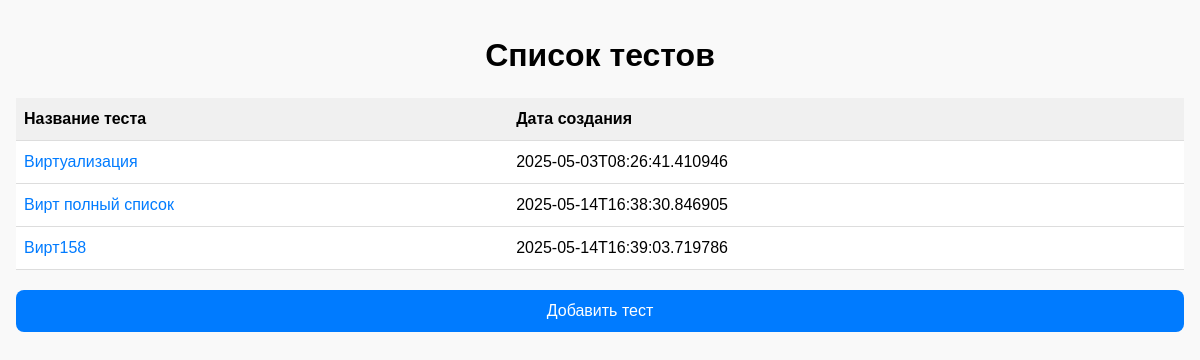
Before: / with the older database file.
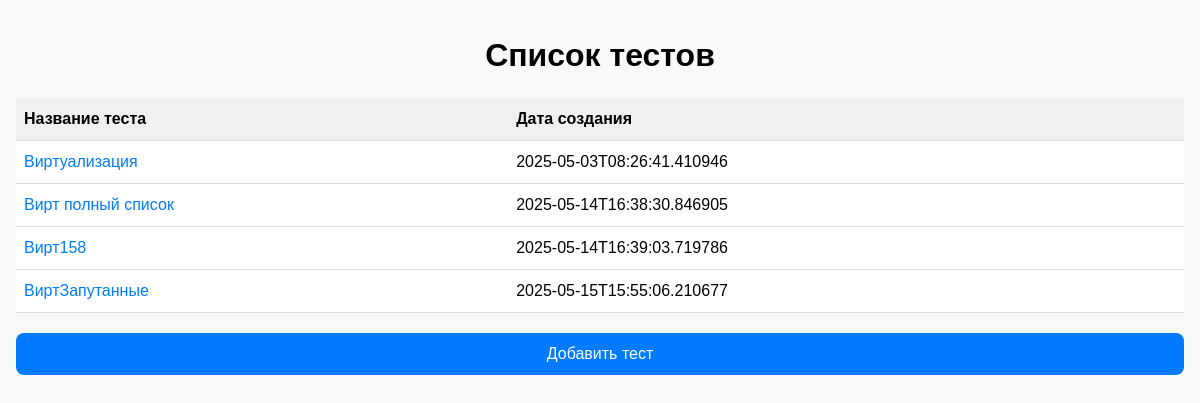
After: the same page with the newer database file.
### tables this page shows
CREATE TABLE tests (
        id INTEGER PRIMARY KEY AUTOINCREMENT,
        name TEXT NOT NULL,
        created_at TEXT NOT NULL
    );

### app.py (the view)
@app.route("/", methods=["GET"])
def index():
    conn = sqlite3.connect(app.config["DATABASE"])
    c = conn.cursor()
    c.execute("SELECT id, name, created_at FROM tests")
    tests = c.fetchall()
    conn.close()
    return render_template("index.html", tests=tests)

### templates/index.html (shortened to what this page needs)
<!doctype html>
<html>
<head>
</head>
<body>
    <h1>Список тестов</h1>
    <table>
        <thead>
            <tr>
                <th>Название теста</th>
                <th>Дата создания</th>
            </tr>
        </thead>
        <tbody>
            {% for test in tests %}
                <tr>
                    <td data-label="Название теста">
                        <a href="{{ url_for('take_test_html', test_id=test[0]) }}">{{ test[1] }}</a>
                    </td>
                    <td data-label="Дата создания">{{ test[2] }}</td>
                </tr>
            {% endfor %}
        </tbody>
    </table>
    <a href="{{ url_for('upload') }}"><button>Добавить тест</button></a>
</body>
</html>

Changed rows visible on the page:
added tests: name "ВиртЗапутанные", created_at "2025-05-15T15:55:06.210677"
